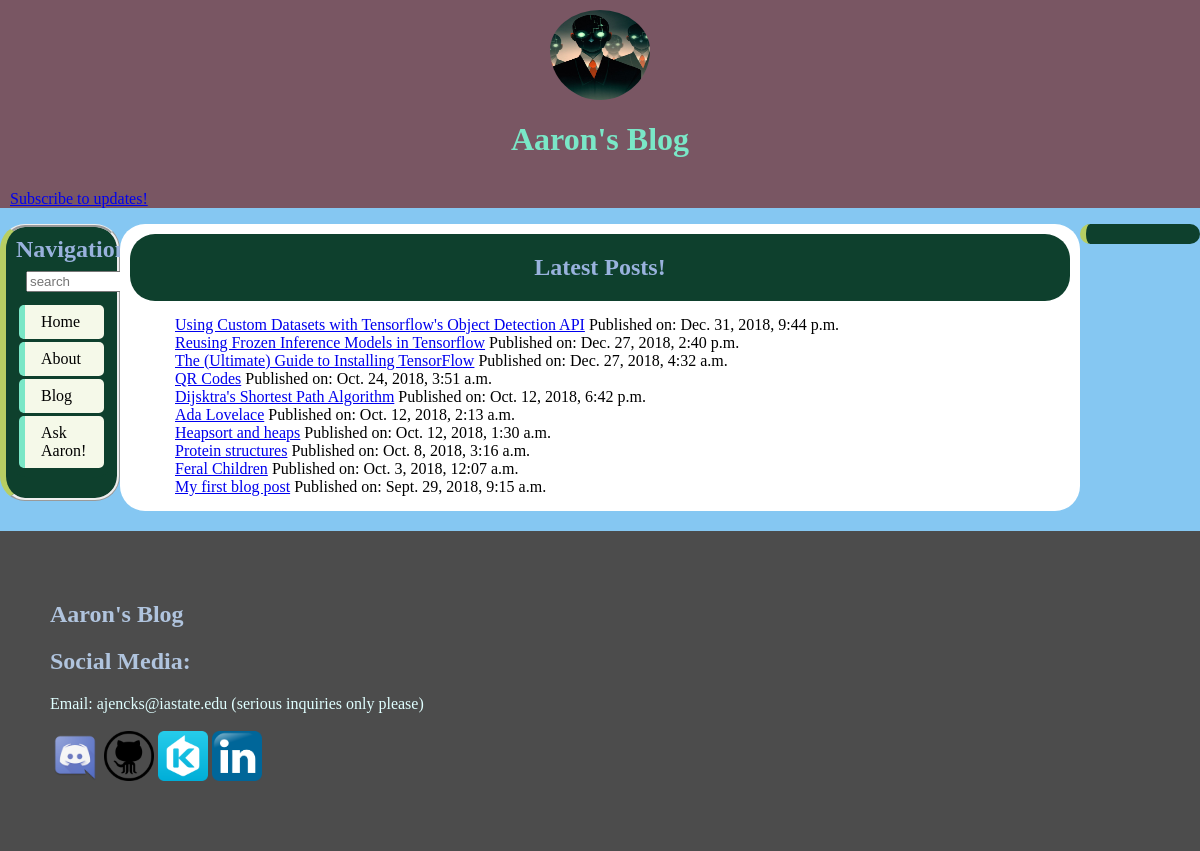
/blog/, run on an earlier commit of the app's database.
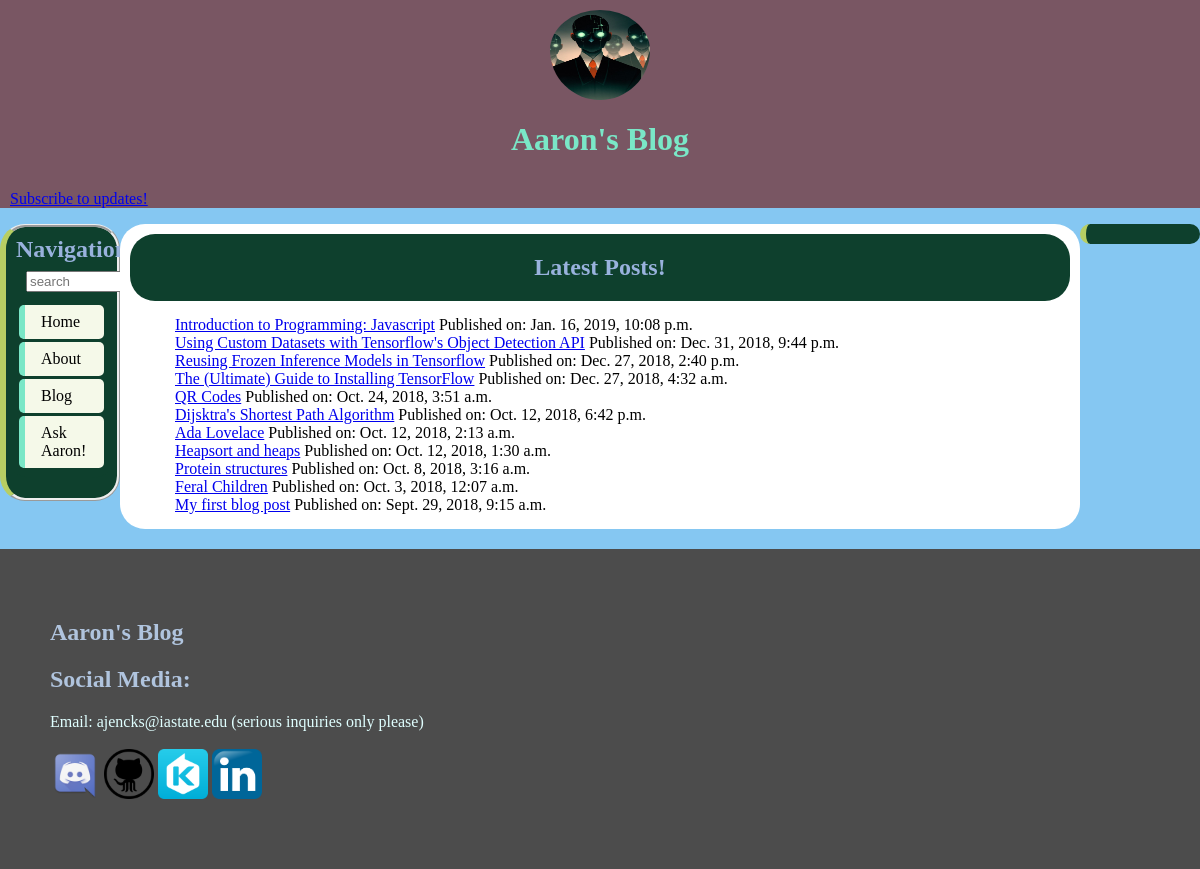
And on a later commit of the database.
### blogapp/models.py (models this page shows, shortened)
class TextPost(models.Model, HitCountMixin):
	author = models.CharField(max_length=50, blank=True, null=True)
	pub_date = models.DateTimeField('date published')
	text = RichTextField()
	is_posted = models.BooleanField(default=True)
	hit_count_generic = GenericRelation(HitCount, object_id_field='object_pk', related_query_name='hit_count_generic_relation')
	class Meta:
		abstract = True

class BlogPost(TextPost, StatusModel):
	STATUS = Choices('draft', 'published')
	def defaultTag():
		return PostTopic.objects.get(tag="None")
	article_title = models.CharField(max_length=200)
	topic = models.ManyToManyField('PostTopic', default=[defaultTag])

### blogapp/views.py (the view)
# urls.py: path('blog/', views.index, name='index'),
def index(request):
    latest_post_list = BlogPost.objects.order_by('-pub_date')[:15]
    context = {'latest_post_list': latest_post_list}
    return render(request, 'blogapp/index.html', context)

### blogapp/templates/blogapp/index.html
{% extends "blogapp/base.html" %}
{% block content %}
	<h2 class="articleTitle">Latest Posts!</h2>
{% if latest_post_list %}
	<ul style="margin: 15px">
		{% for blogpost in latest_post_list %}
			<li style="list-style-type: none;"><a href="{% url 'blogs:detail' blogpost.id %}">{{ blogpost.article_title }}</a> Published on: {{blogpost.pub_date}}</li>
		{% endfor %}
	</ul>
{% else %}
	<p style="margin: 15px">No posts are available.</p>
{% endif %}
{% endblock %}

### blogapp/templates/blogapp/base.html (shortened to what this page needs)
{% load static %}
<!DOCTYPE html>
<html lang="en">
	<head>
		{% load static %}
		<link rel="stylesheet" href="{% static 'blogapp/styles.css' %}">
	</head>
	<body>
		<header style="background-color: #795663;">
			<div style="align: center;">
				<img src="{% static 'blogapp/about/profile.jpg' %}" class="profilePic" style="display: block; margin-left: auto; margin-right: auto; padding-top: 10px;">
				<h1 class="mainTitle"><a href="/">Aaron's Blog </a></h1>
			</div>
			<p style="align: left; margin-left: 10px; padding-bottom 5px; margin-top: 5px;"><a href="/subscribe">Subscribe to updates!</a></p>
		</header>
		<span class="row">
			<div id="sidebar" class="column left">
				{% block sidebar %}
				<ul class="navigationHeader">
					<h2>Navigation</h2>
					<form id="searchBarForm" action="{% url 'blogs:archive' %}" method="post">
						<input type="search" name="searchString" placeholder="search">
					</form>
					<li class="navigationHeader"><a href="/">Home</a></li>
					<li class="navigationHeader"><a href="/about">About</a></li>
					<li class="navigationHeader"><a href="/blog">Blog</a></li>
					<li class="navigationHeader"><a href="/blog/forum">Ask Aaron!</a></li>
				</ul>
				{% endblock %}
			</div>
			<div id="content" class="column">
				{% block content %}{% endblock %}
			</div>
			<div id="pollbar" class="column left">
			</div>
		</span>
		<footer class="row" style="background: #4c4c4c; padding: 50px; margin-top: 20px; width: 100%">
			<h2 style="color: lightsteelblue;">Aaron's Blog</h2>
			<h2 style="color: lightsteelblue;">Social Media:</h2>
			<p style="color: lightcyan;">Email: ajencks@iastate.edu (serious inquiries only please)<br><br>
			<a href="https://discord.gg/mzRP2qb"><img src="{% static 'blogapp/about/app.ico' %}" class="smpic"></a>
			<a href="github.com/iggy12345"><img src="{% static 'blogapp/about/github.png' %}" class="smpic"></a>
			<a href="https://www.kaggle.com/iggy12345100"><img src="{% static 'blogapp/about/kaggle.png' %}" class="smpic"></a>
			<a href="https://www.linkedin.com/in/aaron-jencks-2477b1171/"><img src="{% static 'blogapp/about/LinkedIn.png' %}" class="smpic"></a></p>
		</footer>
	</body>
</html>

### blogapp/static/blogapp/styles.css (style rules this page uses)
* { box-sizing: border-box; }
body { background-repeat: repeat; background-position: center; background-size: default; padding: 0; margin: 0; }
h1.mainTitle { text-align: center; padding-bottom: 10px; }
h1.mainTitle a:link { text-decoration: none; color: #7ae7c7; }
#sidebar { border-radius: 25px; border: ridge; border-left: 6px solid #b7ce63; background-color: #0e402d; padding-bottom: 20px; margin-top: 0; }
#pollbar { border-radius: 25px; border-left: 6px solid #b7ce63; background-color: #0e402d; padding-bottom: 20px; margin-top: 0; }
#content { background-color: white; margin-top: 0; }
body { background-color: #85c7f2; }
ul.navigationHeader { border-radius: 25px; list-style-type: none; margin: 0; padding: 10px; background-color: #0e402d; }
ul.navigationHeader h2 { color: #99b2dd; text-align: center; line-height: 1; margin: 0; padding: 0; }
li.navigationHeader { background-color: #f5f9e9; border-radius: 5px; margin: 3px; margin-bottom: 0; border-left: 6px solid #7ae7c7; }
li.navigationHeader a { display: block; color: #000; padding: 8px 16px; text-decoration: none; }
.column { border-radius: 25px; display: inline-block; float: left; width: 80%; height: 100%; }
.left { width: 10%; }
.row:after { content: ""; display: table; clear: both; }
.articleTitle { text-align: center; color: #99b2dd; border-radius: 25px; background: #0e402d; padding: 20px; margin: 10px; }
input { margin: 10px; }
img.profilePic { display: inline; border-radius: 50px; height: 100px; width: 100px; padding: 0; margin: 0; }
img.smpic { height: 50px; width: auto; }

What changed in the data, as far as the page shows it:
added BlogPost: article_title "Introduction to Programming: Javascript", pub_date "Jan. 16, 2019, 10:08 p.m."
